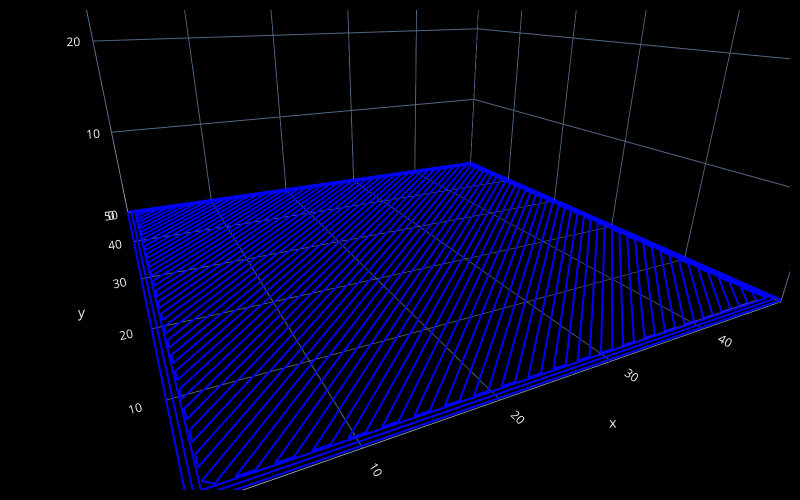

The notebook cell saved with this chart:
### Code cell
import math
import fullcontrol as fc

# ========= Editable Parameters =========
z = 0.2
xmin, ymin = 0.0, 0.0
xmax, ymax = 50.0, 50.0

infill_angles = [45]   # try [0], [90], [45], or [45,-45] (crosshatch)
infill_ratio  = 0.5        # 25% infill (0.05..0.9 recommended)
line_width    = 0.4        # mm
layer_height  = 0.2         # mm
perimeter_shells = 3        # number of outer shells
infill_overlap_frac = 0.15     # 与内层壳线的搭接比例（按线宽），0~0.3 常用
infill_gap = 0.0               # 若想留缝而非搭接，可设为正值（mm）
travel_speed = 3600
print_speed  = 1200
# ======================================

def clamp(v, lo, hi): return max(lo, min(hi, v))

def add_perimeter_rect(steps, xmin, ymin, xmax, ymax, z, shells=1, w=0.4, speed_print=1200):
    """Adds outward->inward rectangles as perimeter shells."""
    steps.append(fc.Extruder(on=True))
    for s in range(shells):
        inset = s * w
        x0, y0 = xmin + inset, ymin + inset
        x1, y1 = xmax - inset, ymax - inset
        # loop once (CCW)
        steps.append(fc.Point(x=x0, y=y0, z=z))
        steps.append(fc.Point(x=x0, y=y1, z=z))
        steps.append(fc.Point(x=x1, y=y1, z=z))
        steps.append(fc.Point(x=x1, y=y0, z=z))
        steps.append(fc.Point(x=x0, y=y0, z=z))

def _intersections_line_rect_y_eq_x_plus_c(xmin, ymin, xmax, ymax, c):
    """Line: y = x + c. Return list of points inside the rectangle."""
    pts = []
    # x = xmin / xmax
    y = xmin + c
    if ymin <= y <= ymax: pts.append((xmin, y))
    y = xmax + c
    if ymin <= y <= ymax: pts.append((xmax, y))
    # y = ymin / ymax
    x = ymin - c
    if xmin <= x <= xmax: pts.append((x, ymin))
    x = ymax - c
    if xmin <= x <= xmax: pts.append((x, ymax))
    # dedupe
    uniq = []
    seen = set()
    for p in pts:
        key = (round(p[0], 6), round(p[1], 6))
        if key not in seen:
            uniq.append(p); seen.add(key)
    return uniq

def _intersections_line_rect_y_eq_negx_plus_c(xmin, ymin, xmax, ymax, c):
    """Line: y = -x + c. Return list of points inside the rectangle."""
    pts = []
    # x = xmin / xmax
    y = -xmin + c
    if ymin <= y <= ymax: pts.append((xmin, y))
    y = -xmax + c
    if ymin <= y <= ymax: pts.append((xmax, y))
    # y = ymin / ymax
    x = -ymin + c
    if xmin <= x <= xmax: pts.append((x, ymin))
    x = -ymax + c
    if xmin <= x <= xmax: pts.append((x, ymax))
    # dedupe
    uniq = []
    seen = set()
    for p in pts:
        key = (round(p[0], 6), round(p[1], 6))
        if key not in seen:
            uniq.append(p); seen.add(key)
    return uniq

def add_infill_rect(steps, xmin, ymin, xmax, ymax, z,
                    angles, ratio, w, inset=0.2, alt_dir=True):
    """
    Rectilinear infill for a rectangle at height z.
    angles: list of {0, 90, 45, -45}
    ratio:  areal fraction (0..1)
    w:      line width (mm)
    inset:  keep infill this far inside the shell (mm)
    """
    # sanitize
    ratio = clamp(ratio, 0.02, 0.95)
    angles = list(angles)
    for a in angles:
        if a not in (0, 90, 45, -45):
            raise NotImplementedError("Supported angles are 0, 90, 45, -45.")
    n = max(1, len(angles))

    # spacing (perpendicular pitch) to hit target ratio, approx: rho ≈ n * w / pitch
    pitch = (n * w) / ratio

    # inset box (stay away from perimeter)
    x0 = xmin + inset
    y0 = ymin + inset
    x1 = xmax - inset
    y1 = ymax - inset

    # For alternating travel direction
    lr = True

    for a in angles:
        steps.append(fc.Extruder(on=False))  # safe travel before starting this pass
        if a == 0:
            # horizontal lines: step in +Y
            y = y0
            while y <= y1 + 1e-9:
                # endpoints for the segment
                xA, xB = x0, x1
                if alt_dir and not lr:
                    xA, xB = xB, xA
                # travel to start
                steps.append(fc.Point(x=xA, y=y, z=z))
                # print the segment
                steps.append(fc.Extruder(on=True))
                steps.append(fc.Point(x=xB, y=y, z=z))
                # steps.append(fc.Extruder(on=False))
                lr = not lr
                y += pitch

        elif a == 90:
            # vertical lines: step in +X
            x = x0
            while x <= x1 + 1e-9:
                yA, yB = y0, y1
                if alt_dir and not lr:
                    yA, yB = yB, yA
                steps.append(fc.Point(x=x, y=yA, z=z))
                steps.append(fc.Extruder(on=True))
                steps.append(fc.Point(x=x, y=yB, z=z))
                # steps.append(fc.Extruder(on=False))
                lr = not lr
                x += pitch

        elif a == 45:
            # lines y = x + c ; perpendicular spacing Δc = pitch*sqrt(2)
            corners = [(x0,y0),(x0,y1),(x1,y0),(x1,y1)]
            c_vals = [y - x for (x,y) in corners]
            c_min, c_max = min(c_vals), max(c_vals)
            dc = pitch * math.sqrt(2.0)
            c = c_min
            while c <= c_max + 1e-9:
                pts = _intersections_line_rect_y_eq_x_plus_c(x0,y0,x1,y1,c)
                if len(pts) >= 2:
                    # take farthest two along direction (x+y grows along slope +1)
                    pts_sorted = sorted(pts, key=lambda p: p[0]+p[1])
                    pA, pB = pts_sorted[0], pts_sorted[-1]
                    if alt_dir and not lr:
                        pA, pB = pB, pA
                    steps.append(fc.Point(x=pA[0], y=pA[1], z=z))
                    steps.append(fc.Extruder(on=True))
                    steps.append(fc.Point(x=pB[0], y=pB[1], z=z))
                    # steps.append(fc.Extruder(on=False))
                    lr = not lr
                c += dc

        elif a == -45:
            # lines y = -x + c ; perpendicular spacing Δc = pitch*sqrt(2)
            corners = [(x0,y0),(x0,y1),(x1,y0),(x1,y1)]
            c_vals = [y + x for (x,y) in corners]  # since c = y - (-x) = y + x
            c_min, c_max = min(c_vals), max(c_vals)
            dc = pitch * math.sqrt(2.0)
            c = c_min
            while c <= c_max + 1e-9:
                pts = _intersections_line_rect_y_eq_negx_plus_c(x0,y0,x1,y1,c)
                if len(pts) >= 2:
                    # along slope -1, use (y - x) or (-x + y) as progress; choose x - y for variety
                    pts_sorted = sorted(pts, key=lambda p: p[0]-p[1])
                    pA, pB = pts_sorted[0], pts_sorted[-1]
                    if alt_dir and not lr:
                        pA, pB = pB, pA
                    steps.append(fc.Point(x=pA[0], y=pA[1], z=z))
                    steps.append(fc.Extruder(on=True))
                    steps.append(fc.Point(x=pB[0], y=pB[1], z=z))
                    # steps.append(fc.Extruder(on=False))
                    lr = not lr
                c += dc

# ----------------- Build the program -----------------
steps = []
steps.append(fc.Printer(print_speed=print_speed, travel_speed=travel_speed))
steps.append(fc.ExtrusionGeometry(area_model='rectangle', width=line_width, height=layer_height))

# Perimeters
add_perimeter_rect(steps, xmin, ymin, xmax, ymax, z,
                   shells=perimeter_shells, w=line_width)

inset_for_infill = max(
    0.0,
    (perimeter_shells - 0.5 - infill_overlap_frac) * line_width + infill_gap
)

# Infill (keep slightly inside the last shell)
add_infill_rect(
    steps, xmin, ymin, xmax, ymax, z,
    angles=infill_angles,
    ratio=infill_ratio,
    w=line_width,
    inset=inset_for_infill,   # <<< 关键：基于“内层壳线”
    alt_dir=True
)

# Visualize
fc.transform(steps, 'plot', fc.PlotControls(style='line'))

# If you want G-code:
# gcode = fc.transform(steps, 'gcode', fc.GcodeControls(printer_name='generic', save_as='rect_infill_var'))
# print(gcode[:400])

### Figure 1 — Plotly figure (JSON) as saved in the notebook; plotly's stock layout.template omitted (floating-point values rounded to 4 significant figures; data arrays with more than 128 entries replaced by an {"elided": "..."} marker saying what was removed)
{"data": [{"line": {"color": ["rgb(0.00, 0.00, 255.00)", "rgb(0.00, 0.00, 255.00)", "rgb(0.00, 0.00, 255.00)", "rgb(0.00, 0.00, 255.00)", "rgb(0.00, 0.00, 255.00)", "rgb(0.00, 0.00, 255.00)", "rgb(0.00, 0.00, 255.00)", "rgb(0.00, 0.00, 255.00)", "rgb(0.00, 0.00, 255.00)", "rgb(0.00, 0.00, 255.00)", "rgb(0.00, 0.00, 255.00)", "rgb(0.00, 0.00, 255.00)", "rgb(0.00, 0.00, 255.00)", "rgb(0.00, 0.00, 255.00)", "rgb(0.00, 0.00, 255.00)"], "width": 4}, "mode": "lines", "showlegend": false, "type": "scatter3d", "x": [0, 0, 50, 50, 0, 0.4, 0.4, 49.6, 49.6, 0.4, 0.8, 0.8, 49.2, 49.2, 0.8], "y": [0, 50, 50, 0, 0, 0.4, 49.6, 49.6, 0.4, 0.4, 0.8, 49.2, 49.2, 0.8, 0.8], "z": [0.2, 0.2, 0.2, 0.2, 0.2, 0.2, 0.2, 0.2, 0.2, 0.2, 0.2, 0.2, 0.2, 0.2, 0.2]}, {"line": {"color": ["rgb(191.25, 127.50, 127.50)", "rgb(191.25, 127.50, 127.50)"], "width": 1}, "mode": "lines", "showlegend": false, "type": "scatter3d", "x": [0.8, 47.93], "y": [0.8, 0.94], "z": [0.2, 0.2]}, {"line": {"color": {"elided": "170 str values"}, "width": 4}, "mode": "lines", "showlegend": false, "type": "scatter3d", "x": {"elided": "170 float values"}, "y": {"elided": "170 float values"}, "z": {"elided": "170 float values"}}, {"marker": {"color": "red", "size": 2}, "mode": "markers", "showlegend": false, "type": "scatter3d", "x": [], "y": [], "z": []}], "layout": {"height": 500, "margin": {"b": 10, "l": 10, "pad": 4, "r": 10, "t": 10}, "paper_bgcolor": "black", "scene": {"aspectmode": "cube", "camera": {"center": {"x": 0, "y": 0, "z": -0.5}, "eye": {"x": -0.5, "y": -1, "z": 0}}, "xaxis": {"backgroundcolor": "black", "nticks": 10, "range": [-0.001, 50.0]}, "yaxis": {"backgroundcolor": "black", "nticks": 10, "range": [-0.001, 50.0]}, "zaxis": {"backgroundcolor": "black", "nticks": 10, "range": [0, 50.0]}}, "width": 800}}
